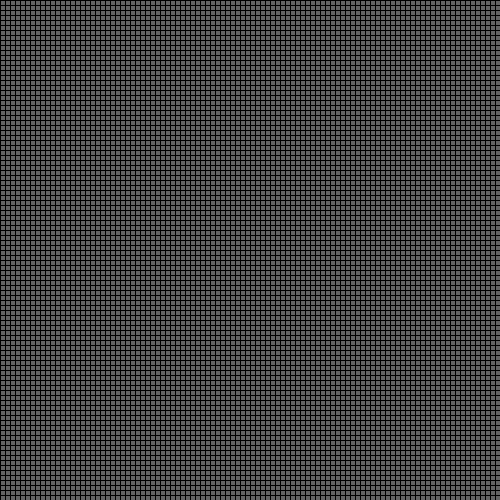
Frame 1 (no input)
Frame 60 (the mouse pressed at the canvas centre just before this capture): identical to frame 1, image omitted
Frame 120 (the mouse held since frame 60 and released just before this capture): identical to frame 1, image omitted

The Processing sketch that drew this single still picture (run headless with seeded random() and noise(); from frame 60 on, the mouse is pressed at the canvas centre):

// Processing sketch: E2
// ── E2.pde
boolean[][] grid;

// Number of columns and rows in the grid
int cols = 100;
int rows = 100;
int cellWidth = 0 ; 
int cellHeight = 0 ;

int triggerX = -1 ;
int triggerY = -1 ;
void setup() {
  size(500,500);
  cellWidth = width / cols  ;
  cellHeight = height / rows ; 
  
  grid = new boolean[cols][rows] ;
  for (int i = 0; i < cols; i++) {
    for (int j = 0; j < rows; j++) {
      // Initialize each object
      grid[i][j] = false ; 
    }
  }
  frameRate(60);
}

int nowDist = 0 ; 
void draw() {
  
  nowDist++ ;
  for (int i = 0; i < cols; i++) {
    for (int j = 0; j < rows; j++) {
      float dist = dist(i,j,triggerX,triggerY) ;
      if (triggerX < 0  || triggerY < 0) {
        fill(100);
      }else if ( dist >= nowDist && dist < nowDist + 1 ){
        fill(255);
      }else{
        fill(100);
      }
      rect(cellWidth*i,cellHeight*j,cellWidth,cellHeight) ;
    }
  }
}

void mouseReleased (){
   nowDist = 0 ;
   triggerX = mouseX / cellWidth ; 
   triggerY = mouseY / cellHeight ; 
      
}
